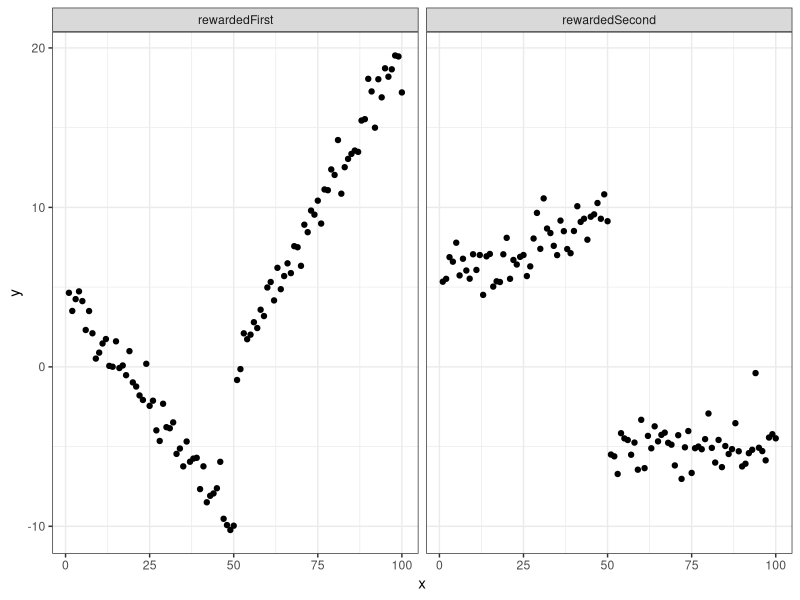
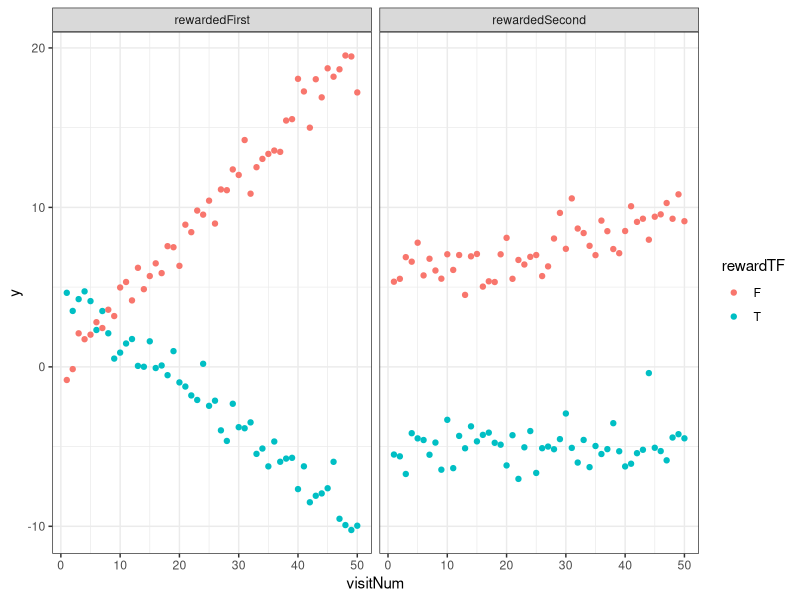
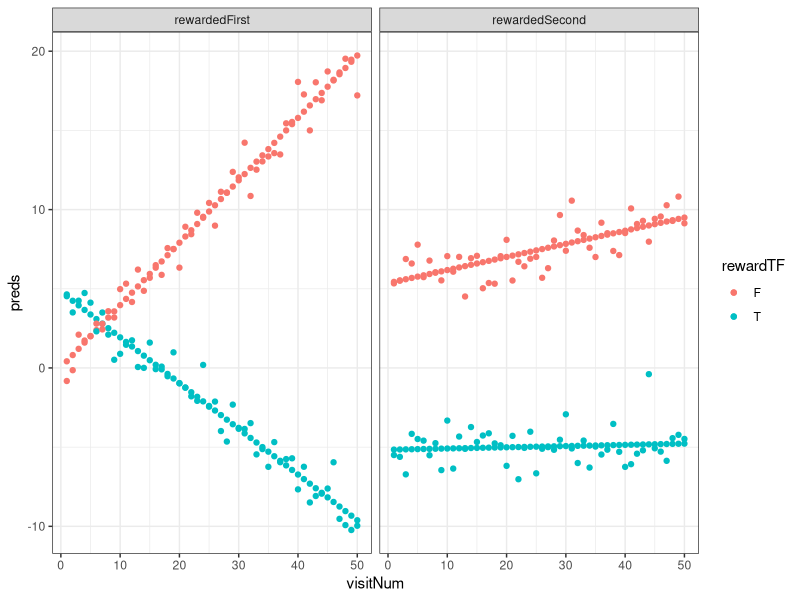
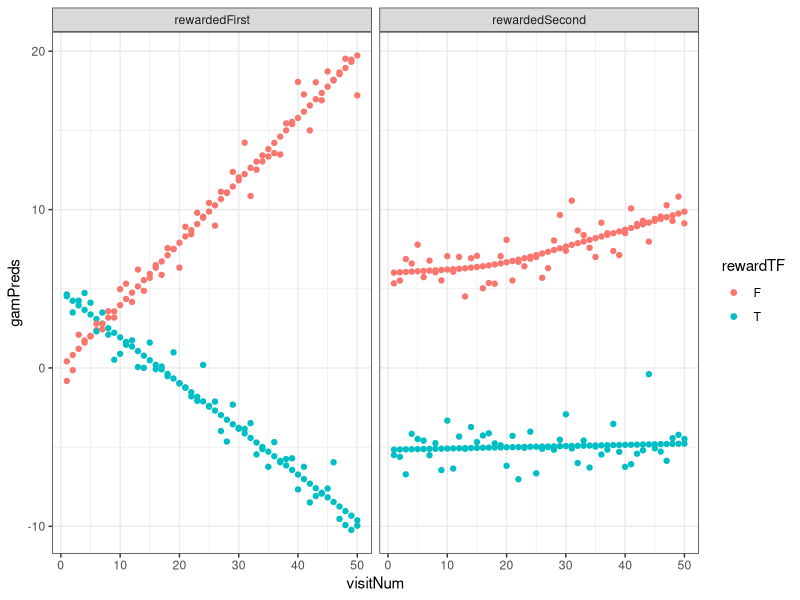
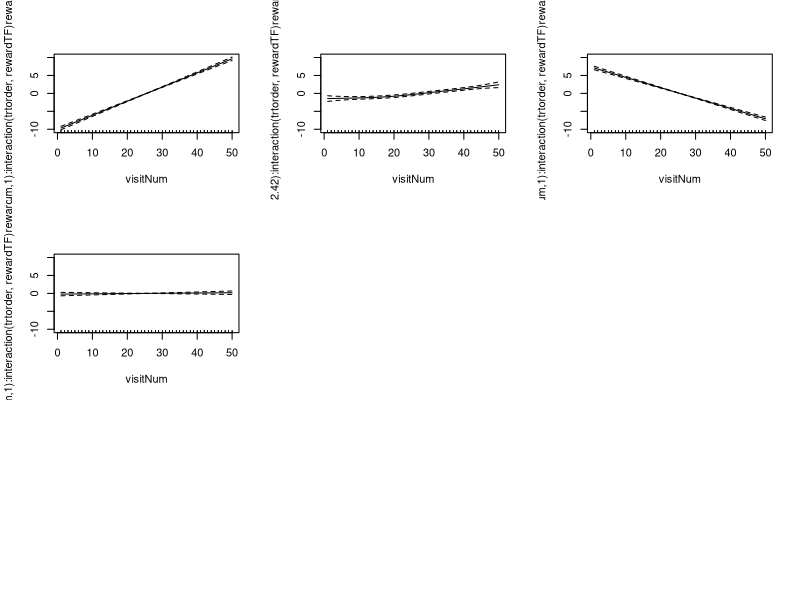
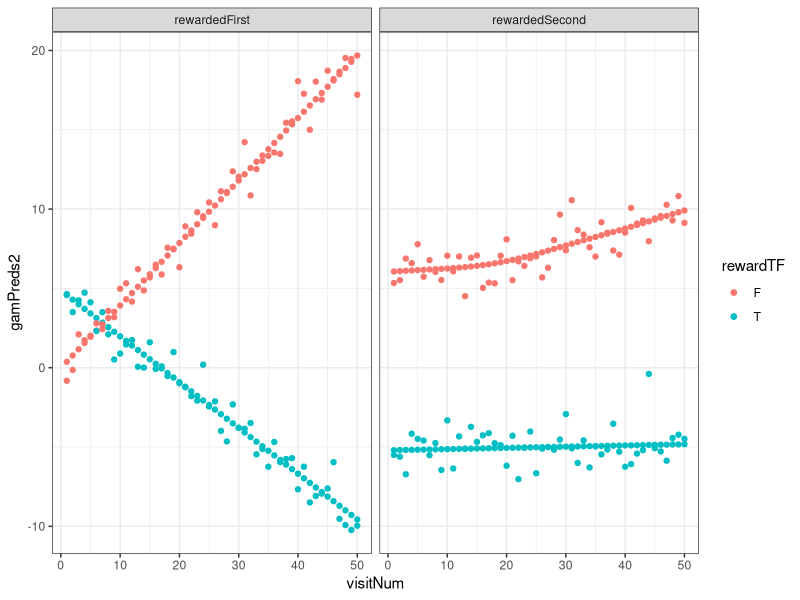

These charts were generated, in order, by the following R code:
x = c(1:100, 1:100)
y = c(-x[1:50]*.30 + 5, x[51:100]*0.4-20, x[1:50]*0.1 +5, x[51:100]*0 - 5) + rnorm(200)


trtorder <- rep(x = c("rewardedFirst", "rewardedSecond"), each = 100)
rewardTF <- rep(c("T", "F", "F", "T"), each = 50)

length(y)

library(tidyverse)
theme_set(theme_bw())


df1 <- as.tbl(data.frame(x, y, trtorder, rewardTF)) %>%
  mutate(visitNum = x)
df1$visitNum[51:100]= df1$visitNum[51:100] - 50
df1$visitNum[151:200]= df1$visitNum[151:200] - 50
df1$visitNum



ggplot(df1, aes(x = x, y = y)) + 
  geom_point() + 
  facet_grid(~trtorder)


ggplot(df1, aes(x = visitNum, y = y)) + 
  geom_point(aes(color = rewardTF)) + 
  facet_grid(~trtorder)

df1$OrderReward = interaction(df1$trtorder, df1$rewardTF)
levels(df1$OrderReward)




# fit model
m10 <- lm(y ~ visitNum * trtorder * rewardTF, data = df1)
summary(m10)

m1 <- update(m10, .~. - visitNum:trtorder , data = df1)
summary(m1)

summary(m10)$coef
summary(m1)$coef


df1$preds = predict(m1)



ggplot(df1, aes(x = visitNum, y = preds)) + 
  geom_point(aes(color = rewardTF)) + 
  geom_point(aes(color = rewardTF, y = y)) + 
  facet_grid(~trtorder)

BIC(m10, m1)

library("mgcv")

g00 = gam(y ~
              trtorder*rewardTF + # treatment order
              s(visitNum, by = interaction(trtorder, rewardTF)), data = df1)

df1$gamPreds = predict(g00)
ggplot(df1, aes(x = visitNum, y = gamPreds)) + 
  geom_point(aes(color = rewardTF)) + 
  geom_point(aes(color = rewardTF, y = y)) + 
  facet_grid(~trtorder)

# start with gamm so I can show change by visit number
par(mfrow = c(3,3))
aab <- plot(g00)
summary(g00) # Summary for paper 
dev.off()

g0 <- gam(y ~
            trtorder+rewardTF + # treatment order
            s(visitNum, by = interaction(trtorder, rewardTF)), data = df1)


BIC(g00, g0)

df1$gamPreds2 = predict(g0)
ggplot(df1, aes(x = visitNum, y = gamPreds2)) + 
  geom_point(aes(color = rewardTF)) + 
  geom_point(aes(color = rewardTF, y = y)) + 
  facet_grid(~trtorder)
